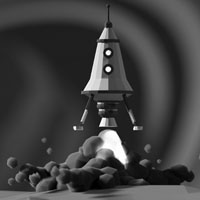
#> input picture CMPT742-Proj/CMPT742-A1/A1-Materials/Reconstruction/large.jpg, 200 x 200 px
$ python reconstruction.py
#> lines starting #> are read from the running program, lines starting #| are printed output that depends on the picture
import numpy as np
import cv2
import scipy
import scipy.sparse as sparse
from scipy.sparse.linalg import spsolve
import scipy.signal as signal
from scipy.sparse import lil_matrix

DEBUG = True


def getIndexes(srcImg):
    '''
    Constructs an Index Matrix as the same shape with the original image size H x W,
    Entries are labeled with 1 ... N ... N + 1 ... 2N ... N x (N - 1) ... N x N

    Args:
        srcImg: The image that we are about to reconstruct

    Return:
        Indexes: Index Matrix as the same shape with the original image size H x W,
    '''
    h, w = srcImg.shape
    # Create an array with values from 1 to H*W and reshape to match image dimensions
    indexes = np.arange(0, h * w).reshape(h, w)

    return indexes

def generateLaplacian(srcImg):
    height, width = srcImg.shape
    s = height * width
    matrix = lil_matrix((s, s)) # Accelerate matrix Building

    for i in range(width):
        for j in range(height):
            curr_index = j * width + i
            # corners
            if (i == 0 or i == width - 1) and (j == 0 or j == height - 1):
                    matrix[curr_index, curr_index] = 1
            # top & bottom
            elif (i == 0 or i == width - 1):
                matrix[curr_index, curr_index] = 2
                matrix[curr_index, curr_index - width] = -1
                matrix[curr_index, curr_index + width] = -1
            # left & right
            elif (j == 0 or j == height - 1):
                matrix[curr_index, curr_index] = 2
                matrix[curr_index, curr_index - 1] = -1
                matrix[curr_index, curr_index + 1] = -1

            else:
                matrix[curr_index, curr_index] = 4
                matrix[curr_index, curr_index - 1] = -1
                matrix[curr_index, curr_index + 1] = -1
                matrix[curr_index, curr_index - width] = -1
                matrix[curr_index, curr_index + width] = -1
    return matrix

def getCoefficientMatrix(indexes):
    '''
    Constructs the Coefficient Matrix A as A x = b

    Args:
        indexes: The indexes Matrix as the same shape as the source image, but entries
        are the indices from 1 ... h x w

    Returns:
        A: The coefficient Matrix represents "Laplacian Operator" on every pixel of the image
    '''
    imgH, imgW = indexes.shape
    N = imgH * imgW
    A = lil_matrix((N, N))  # Use sparse matrix from the start

    # Create masks
    cornerMask = np.zeros((imgH, imgW), dtype=bool)
    cornerMask[0, 0] = cornerMask[-1, -1] = cornerMask[-1, 0] = cornerMask[0, -1] = True
    cornerIdxs = indexes[cornerMask]

    horizontalBorderMask = np.zeros((imgH, imgW), dtype=bool)
    horizontalBorderMask[0, :] = horizontalBorderMask[-1, :] = True
    horizontalBorderMask[cornerMask] = False

    verticalBorderMask = np.zeros((imgH, imgW), dtype=bool)
    verticalBorderMask[:, 0] = verticalBorderMask[:, -1] = True
    verticalBorderMask[cornerMask] = False

    interiorMask = ~cornerMask & ~horizontalBorderMask & ~verticalBorderMask

    diag = np.zeros(N)
    diag[indexes[interiorMask]] = 4
    diag[indexes[horizontalBorderMask]] = 2
    diag[indexes[verticalBorderMask]] = 2
    diag[cornerIdxs] = 1
    A.setdiag(diag)  # Use setdiag for sparse matrix


    y_int, x_int = np.where(interiorMask)
    for dy, dx in [(-1, 0), (1, 0), (0, -1), (0, 1)]:
        ny, nx = y_int + dy, x_int + dx
        orig_indices = indexes[y_int, x_int]
        neighbor_indices = indexes[ny, nx]
        A[orig_indices, neighbor_indices] = -1

    y_h, x_h = np.where(horizontalBorderMask)
    for dy, dx in [(0, -1), (0, 1)]:
        ny, nx = y_h + dy, x_h + dx
        # Check boundaries
        valid_mask = (nx >= 0) & (nx < imgW)
        valid_y = y_h[valid_mask]
        valid_x = x_h[valid_mask]
        valid_ny = ny[valid_mask]
        valid_nx = nx[valid_mask]

        orig_indices = indexes[valid_y, valid_x]
        neighbor_indices = indexes[valid_ny, valid_nx]
        A[orig_indices, neighbor_indices] = -1

    y_v, x_v = np.where(verticalBorderMask)
    for dy, dx in [(-1, 0), (1, 0)]:
        ny, nx = y_v + dy, x_v + dx
        # Check boundaries
        valid_mask = (ny >= 0) & (ny < imgH)
        valid_y = y_v[valid_mask]
        valid_x = x_v[valid_mask]
        valid_ny = ny[valid_mask]
        valid_nx = nx[valid_mask]

        orig_indices = indexes[valid_y, valid_x]
        neighbor_indices = indexes[valid_ny, valid_nx]
        A[orig_indices, neighbor_indices] = -1

    return A.tocsr()  # Convert to CSR for efficient solving


def getSolutionVector(srcImg, indexes):
    '''
    Constructs the solution vector b for the linear system Av = b

    Args:
        srcImg: The source image (grayscale) that we want to reconstruct
        indexes: The indexes Matrix, used to identify corner pixel locations.

    Returns:
        b: The solution vector of size N (where N = height * width)
    '''

    H, W = srcImg.shape
    # Convert to float64 to avoid overflow issues
    srcImg_float = srcImg.astype(np.float64)
    b = np.zeros((H, W), dtype=np.float64)

    for i in range(H):
        for j in range(W):
            # Corner pixels - keep original values
            if (i == 0 and j == 0) or (i == 0 and j == W-1) or (i == H-1 and j == 0) or (i == H-1 and j == W-1):
                b[i][j] = srcImg_float[i][j]

            # Top and bottom edges (excluding corners)
            elif (i == 0 or i == H-1) and (0 < j < W-1):
                b[i][j] = 2 * srcImg_float[i][j] - srcImg_float[i][j-1] - srcImg_float[i][j+1]

            # Left and right edges (excluding corners)
            elif (j == 0 or j == W-1) and (0 < i < H-1):
                b[i][j] = 2 * srcImg_float[i][j] - srcImg_float[i-1][j] - srcImg_float[i+1][j]

            # Interior pixels (have four neighbors)
            else:
                b[i][j] = 4 * srcImg_float[i][j] - srcImg_float[i-1][j] - srcImg_float[i+1][j] - srcImg_float[i][j-1] - srcImg_float[i][j+1]

    # Return as a flattened vector
    return b.flatten()

def reconstructImg(srcImg):
    indexes = getIndexes(srcImg)


    A = getCoefficientMatrix(indexes)
    b = getSolutionVector(srcImg, indexes)
    v = sparse.linalg.spsolve(A, b)

    reconstructed_img = v.reshape(srcImg.shape)

    reconstructed_img = np.clip(reconstructed_img, 0, 255)
    reconstructed_img = reconstructed_img.astype(np.uint8)

    cv2.imshow('Source Image', srcImg)
    cv2.imshow('Reconstructed Image', reconstructed_img)
    print("Press any key to close the image windows.")
    cv2.waitKey(0)
    cv2.destroyAllWindows()

    cv2.imwrite('reconstructed_image.jpg', reconstructed_img)


if __name__ == '__main__':
    # Load the Source Image as GrayScale Image
    srcImg = cv2.imread('large.jpg', cv2.IMREAD_GRAYSCALE)
#> srcImg is the input picture: shape (200, 200); min 0, max 255, mean 64.2
    reconstructImg(srcImg)
#> in reconstructImg, `indexes = getIndexes(srcImg)`:
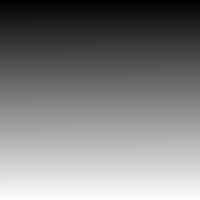
#> indexes: shape (200, 200) int64; min 0, max 39999, mean 19999.5; drawn with min black and max white
#> in getCoefficientMatrix, `cornerIdxs = indexes[cornerMask]`: cornerIdxs = [0, 199, 39800, 39999]
#> after the loop in getSolutionVector, `for i in range(H):`:
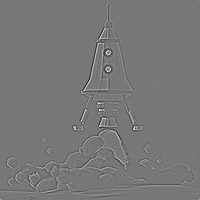
#> b: shape (200, 200) float64; min -289, max 327, mean 0; drawn with min black and max white
